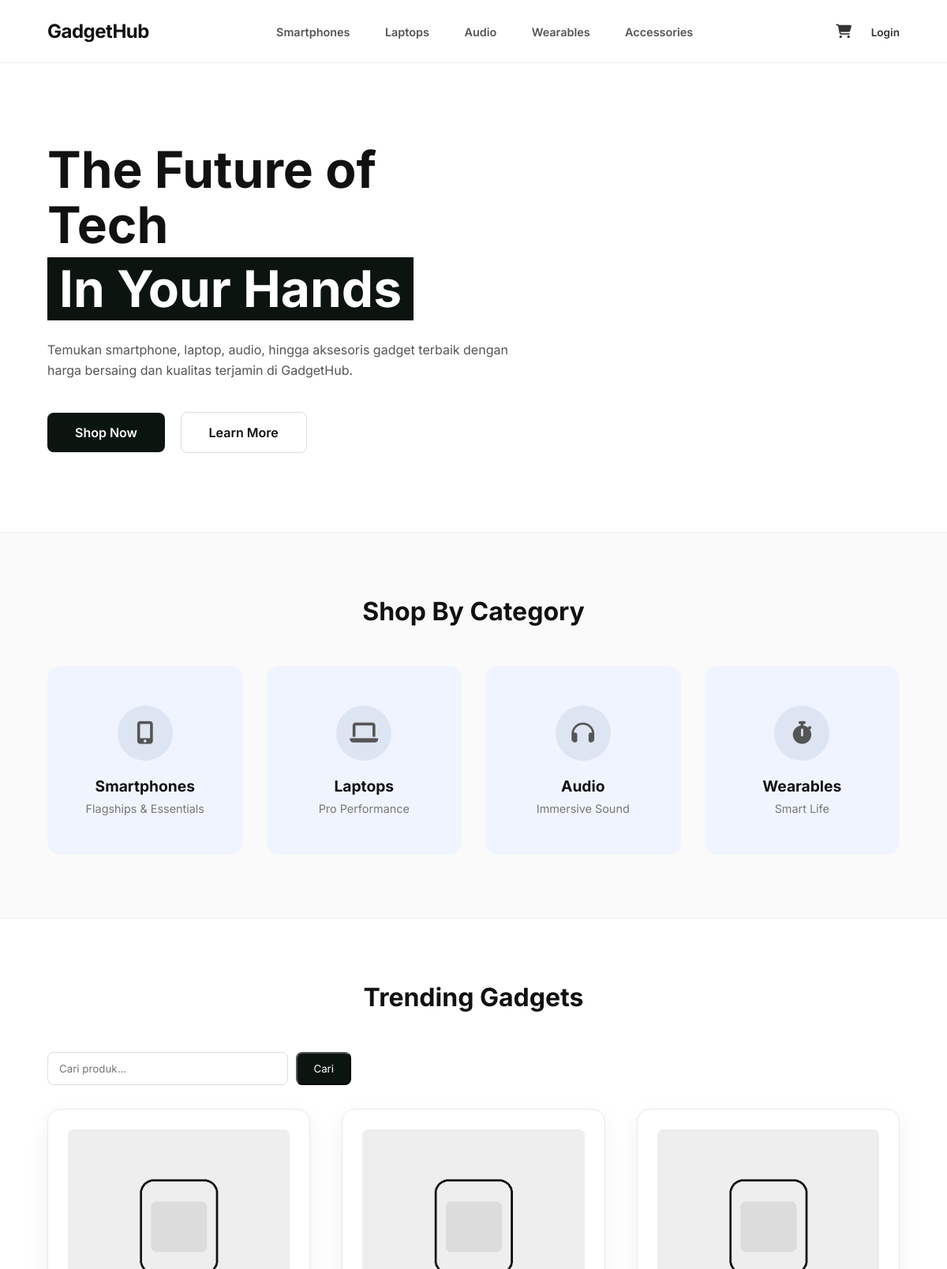
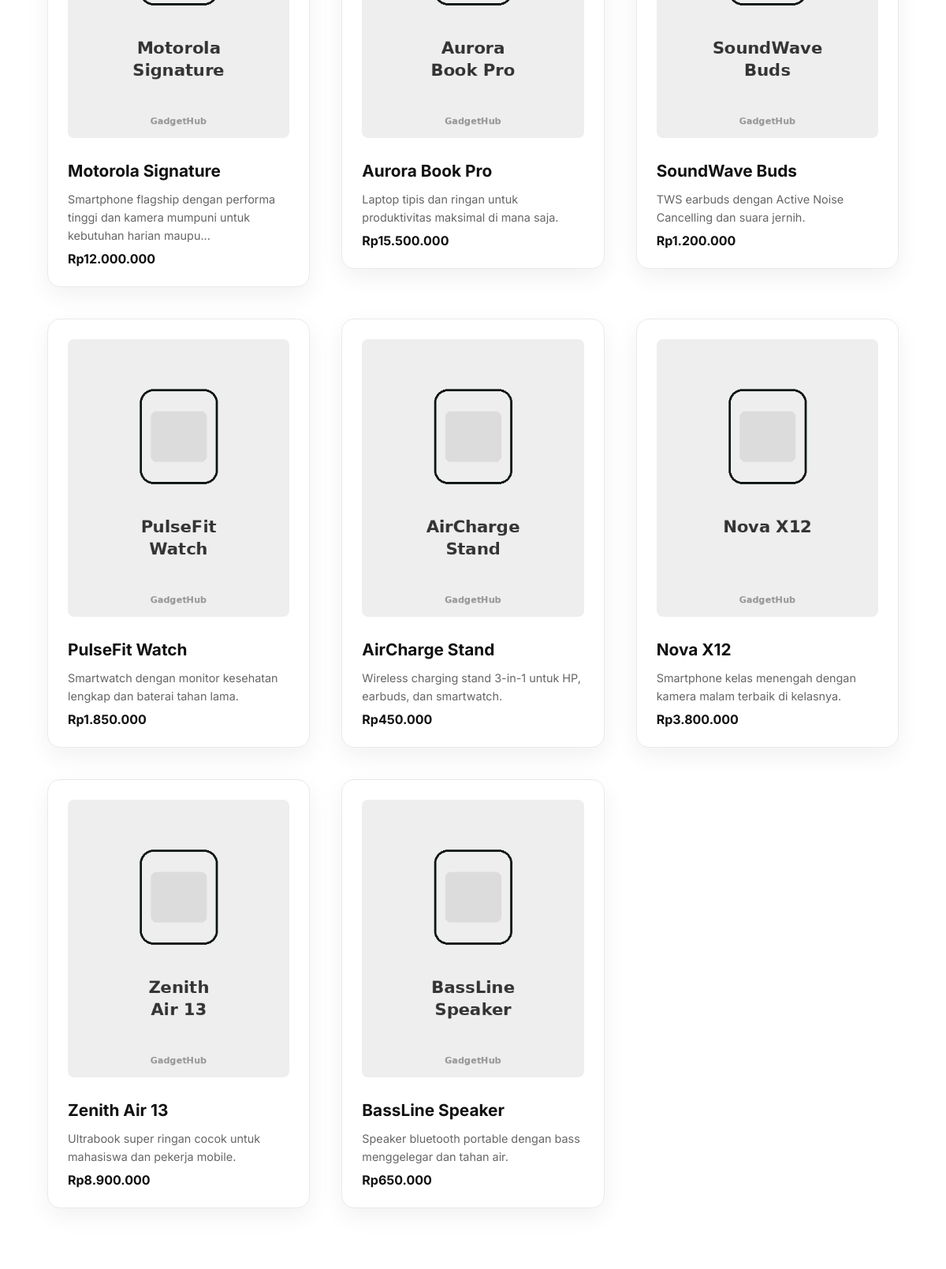
The page / (upper part) on the database its author committed (2 pictures, top to bottom).
### tables this page shows
CREATE TABLE barang (
    id_barang INT AUTO_INCREMENT PRIMARY KEY,
    nama_barang VARCHAR(150) NOT NULL,
    kategori_barang VARCHAR(50) NOT NULL,
    deskripsi TEXT NULL,
    spesifikasi TEXT NULL,
    harga_barang DECIMAL(12,2) NOT NULL DEFAULT 0,
    stok INT NOT NULL DEFAULT 0,
    gambar VARCHAR(255) DEFAULT 'no-image.png',
    id_admin INT NULL,
    created_at TIMESTAMP DEFAULT CURRENT_TIMESTAMP,
    FOREIGN KEY (id_admin) REFERENCES admin(id_admin) ON DELETE SET NULL
);

### includes/helpers.php (called while the page is built, shortened)
<?php
function base_url(string $path = ''): string
{
    return BASE_URL . '/' . ltrim($path, '/');
}
function asset(string $path): string
{
    return base_url('assets/' . ltrim($path, '/'));
}
function format_rupiah($angka): string
{
    return 'Rp' . number_format((float)$angka, 0, ',', '.');
}
function e(string $text): string
{
    return htmlspecialchars($text, ENT_QUOTES, 'UTF-8');
}
function product_image(?string $gambar): string
{
    return asset('img/products/' . ltrim($gambar, '/'));
}
function truncate(string $text, int $length = 100, string $suffix = '...'): string
{
    if (function_exists('mb_strlen') && function_exists('mb_substr')) {
        return mb_strlen($text) > $length ? mb_substr($text, 0, $length) . $suffix : $text;
    }
    return strlen($text) > $length ? substr($text, 0, $length) . $suffix : $text;
}

### index.php (the view, shortened to what this page needs)
<?php
require_once __DIR__ . '/config/koneksi.php';
require_once __DIR__ . '/includes/helpers.php';
$kategoriAktif = $_GET['kategori'] ?? null;
$searchQuery = trim($_GET['q'] ?? '');
$sql = 'SELECT * FROM barang WHERE 1=1';
$params = [];
$sql .= ' ORDER BY created_at DESC';
if ($searchQuery === '' && !$kategoriAktif) $sql .= ' LIMIT 8';
$stmt = $koneksi->prepare($sql);
$stmt->execute($params);
$products = $stmt->fetchAll();
?>
<?php include __DIR__ . '/includes/layouts/header.php'; ?>
<?php if (empty($kategoriAktif) && empty($searchQuery)): ?>
<section class="hero">
    <div class="hero-content">
        <h1>The Future of<br>Tech<br><span class="highlight">In Your Hands</span></h1>
        <p>Temukan smartphone, laptop, audio, hingga aksesoris gadget terbaik dengan harga bersaing dan kualitas terjamin di <?= APP_NAME ?>.</p>
        <div class="hero-buttons">
            <a href="#produk"><button class="btn-primary">Shop Now</button></a>
            <a href="#kategori"><button class="btn-secondary">Learn More</button></a>
        </div>
    </div>
</section>
<section class="categories" id="kategori">
    <h2>Shop By Category</h2>
    <div class="category-grid">
        <a href="<?= base_url('index.php?kategori=Smartphones') ?>" style="text-decoration:none;color:inherit;"><div class="cat-card"><div class="icon-circle"><i class="fa-solid fa-mobile-screen-button"></i></div><h3>Smartphones</h3><p>Flagships & Essentials</p></div></a>
        <a href="<?= base_url('index.php?kategori=Laptops') ?>" style="text-decoration:none;color:inherit;"><div class="cat-card"><div class="icon-circle"><i class="fa-solid fa-laptop"></i></div><h3>Laptops</h3><p>Pro Performance</p></div></a>
        <a href="<?= base_url('index.php?kategori=Audio') ?>" style="text-decoration:none;color:inherit;"><div class="cat-card"><div class="icon-circle"><i class="fa-solid fa-headphones"></i></div><h3>Audio</h3><p>Immersive Sound</p></div></a>
        <a href="<?= base_url('index.php?kategori=Wearables') ?>" style="text-decoration:none;color:inherit;"><div class="cat-card"><div class="icon-circle"><i class="fa-solid fa-stopwatch"></i></div><h3>Wearables</h3><p>Smart Life</p></div></a>
    </div>
</section>
<?php endif; ?>
<section class="trending" id="produk">
    <h2><?php if (!empty($searchQuery)): ?>Hasil pencarian "<?= e($searchQuery) ?>"<?php elseif (!empty($kategoriAktif)): ?>Kategori: <?= e($kategoriAktif) ?><?php else: ?>Trending Gadgets<?php endif; ?></h2>
    <form method="get" action="<?= base_url('index.php') ?>" style="max-width:400px;margin:0 0 30px;display:flex;gap:10px;">
        <input type="text" name="q" placeholder="Cari produk..." value="<?= e($searchQuery) ?>" style="flex:1;padding:12px 14px;border:1px solid #ddd;border-radius:8px;">
        <button type="submit" class="btn-primary" style="padding:0 20px;border-radius:8px;">Cari</button>
    </form>
    <?php if (empty($products)): ?>
        <p class="page-empty">Belum ada produk yang tersedia.</p>
    <?php else: ?>
    <div class="trending-grid">
        <?php foreach ($products as $p): ?>
            <a href="<?= base_url('customer/product/detail.php?id=' . $p['id_barang']) ?>" style="text-decoration:none;color:inherit;"><div class="trend-card"><img src="<?= product_image($p['gambar']) ?>" alt="<?= e($p['nama_barang']) ?>"><div class="trend-info"><h3><?= e($p['nama_barang']) ?></h3><p><?= e(truncate($p['deskripsi'] ?? '', 90)) ?></p><strong style="display:block;margin-top:8px;"><?= format_rupiah($p['harga_barang']) ?></strong></div></div></a>
        <?php endforeach; ?>
    </div>
    <?php endif; ?>
</section>
<?php include __DIR__ . '/includes/layouts/footer.php'; ?>

### assets/css/style.css (style rules this page uses)
* { margin: 0; padding: 0; box-sizing: border-box; font-family: 'Inter', sans-serif; }
body { background-color: #ffffff; color: #111; }
.hero { padding: 100px 5%; display: flex; align-items: center; background-color: #ffffff; border-bottom: 1px solid #f0f0f0; }
.hero-content { max-width: 600px; }
.hero h1 { font-size: 4rem; line-height: 1.1; margin-bottom: 25px; font-weight: 700; }
.hero .highlight { background-color: #0c1410; color: #fff; padding: 5px 15px; display: inline-block; margin-top: 5px; }
.hero p { color: #555; line-height: 1.6; margin-bottom: 40px; font-size: 1rem; }
.hero-buttons button { padding: 15px 35px; font-size: 1rem; font-weight: 600; border-radius: 8px; cursor: pointer; border: none; transition: transform 0.2s; }
.btn-primary { background-color: #0b1510; color: white; margin-right: 15px; }
.btn-secondary { background-color: #fff; color: #111; border: 1px solid #ccc !important; }
.categories { padding: 80px 5%; text-align: center; background-color: #fafafa; border-bottom: 1px solid #f0f0f0; }
.categories h2, .trending h2 { font-size: 2rem; margin-bottom: 50px; font-weight: 700; }
.category-grid { display: grid; grid-template-columns: repeat(4, 1fr); gap: 30px; }
.cat-card { background-color: #f0f4ff; padding: 50px 20px; border-radius: 16px; text-align: center; transition: background-color 0.3s; cursor: pointer; }
.icon-circle { width: 70px; height: 70px; background-color: #dee5f2; border-radius: 50%; display: flex; justify-content: center; align-items: center; margin: 0 auto 20px; font-size: 1.8rem; color: #555; }
.cat-card h3 { margin-bottom: 8px; font-size: 1.2rem; }
.cat-card p { font-size: 0.9rem; color: #777; }
.trending { padding: 80px 5%; text-align: center; background-color: #ffffff; }
.trending-grid { display: grid; grid-template-columns: repeat(3, 1fr); gap: 40px; }
.trend-card { background-color: #fff; border-radius: 16px; box-shadow: 0 10px 30px rgba(0,0,0,0.06); padding: 25px; text-align: left; border: 1px solid #eaeaea; }
.trend-card img { width: 100%; height: auto; object-fit: cover; border-radius: 8px; margin-bottom: 25px; }
.trend-info h3 { font-size: 1.3rem; margin-bottom: 12px; }
.trend-info p { font-size: 0.9rem; color: #666; line-height: 1.6; }
.btn-primary, .btn-secondary { text-decoration: none; display: inline-block; text-align: center; }
.btn-secondary { background: #fff; color: #111; border: 1px solid #ddd !important; }

### rows shown on the page
barang: gambar (picture), nama_barang "Motorola Signature", deskripsi "Smartphone flagship dengan performa tinggi dan kamera mumpuni untuk kebutuhan harian maupu...", harga_barang "Rp12.000.000"
barang: gambar (picture), nama_barang "Aurora Book Pro", deskripsi "Laptop tipis dan ringan untuk produktivitas maksimal di mana saja.", harga_barang "Rp15.500.000"
barang: gambar (picture), nama_barang "SoundWave Buds", deskripsi "TWS earbuds dengan Active Noise Cancelling dan suara jernih.", harga_barang "Rp1.200.000"
barang: gambar (picture), nama_barang "PulseFit Watch", deskripsi "Smartwatch dengan monitor kesehatan lengkap dan baterai tahan lama.", harga_barang "Rp1.850.000"
barang: gambar (picture), nama_barang "AirCharge Stand", deskripsi "Wireless charging stand 3-in-1 untuk HP, earbuds, dan smartwatch.", harga_barang "Rp450.000"
barang: gambar (picture), nama_barang "Nova X12", deskripsi "Smartphone kelas menengah dengan kamera malam terbaik di kelasnya.", harga_barang "Rp3.800.000"
barang: gambar (picture), nama_barang "Zenith Air 13", deskripsi "Ultrabook super ringan cocok untuk mahasiswa dan pekerja mobile.", harga_barang "Rp8.900.000"
barang: gambar (picture), nama_barang "BassLine Speaker", deskripsi "Speaker bluetooth portable dengan bass menggelegar dan tahan air.", harga_barang "Rp650.000"

### other values the page prints
APP_NAME "GadgetHub"
